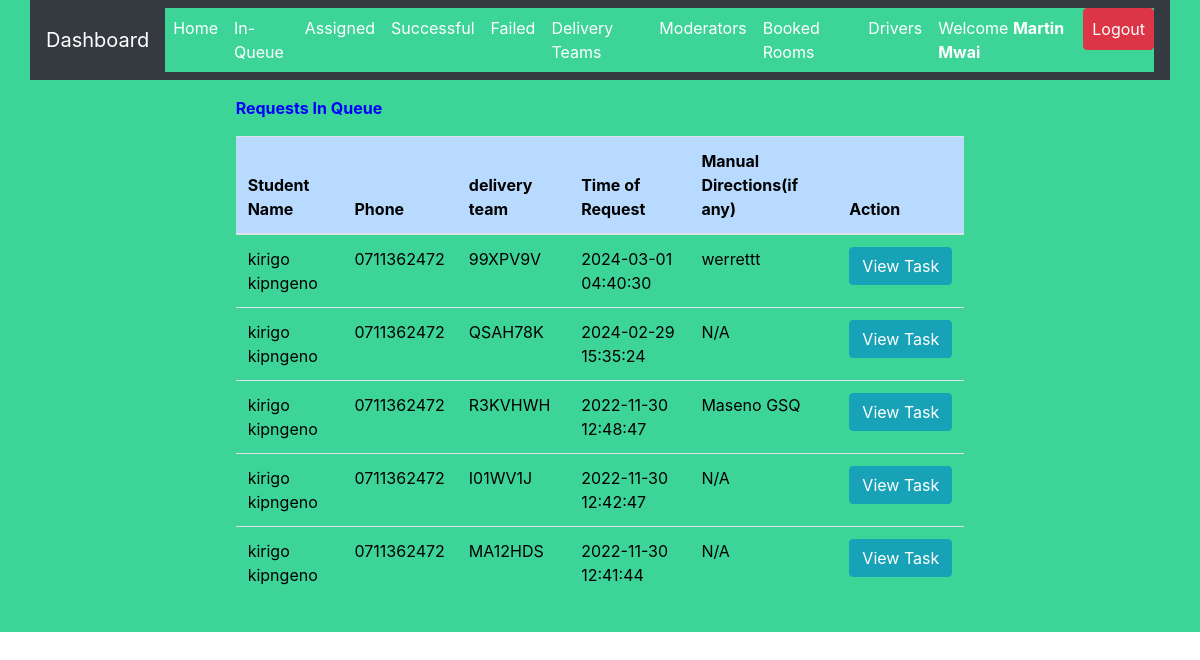
/admin/inqueue.php (signed in), run on an earlier commit of the app's database.
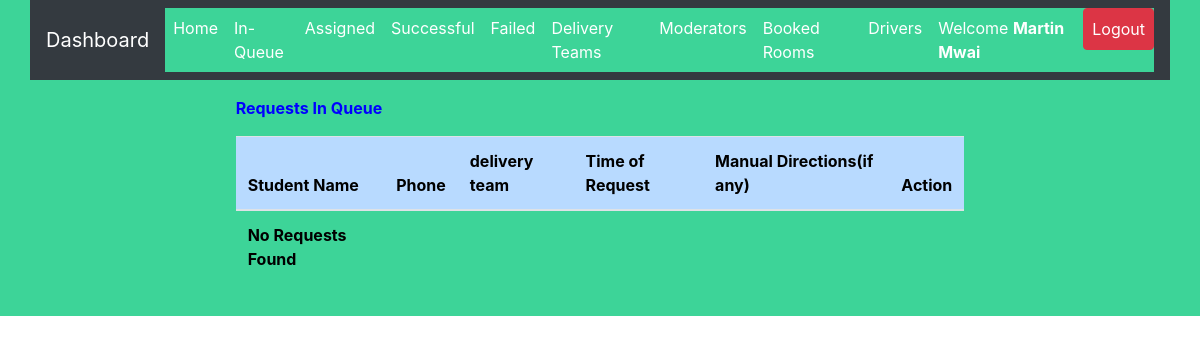
And on a later commit of the database.
### tables this page shows
CREATE TABLE `request_status` (
  `id` int(20) NOT NULL,
  `orderID` varchar(50) NOT NULL,
  `ip_address` varchar(100) NOT NULL,
  `request_latitude` varchar(50) NOT NULL DEFAULT '0',
  `request_longitude` varchar(50) NOT NULL DEFAULT '0',
  `status` varchar(50) DEFAULT 'Pending',
  `food_type` varchar(50) NOT NULL,
  `manual_directions` varchar(500) DEFAULT 'N/A',
  `food_description` varchar(255) DEFAULT 'No Description',
  `admNo` varchar(255) NOT NULL,
  `timestamp` datetime NOT NULL DEFAULT CURRENT_TIMESTAMP
);

CREATE TABLE `users_details` (
  `id` int(20) NOT NULL,
  `regNum` varchar(255) NOT NULL,
  `firstname` varchar(255) NOT NULL,
  `lastname` varchar(255) NOT NULL,
  `emailaddress` varchar(255) NOT NULL,
  `phonenumber` varchar(15) NOT NULL,
  `password` varchar(255) NOT NULL,
  `password_reset_token` varchar(500) DEFAULT NULL,
  `date` datetime NOT NULL DEFAULT CURRENT_TIMESTAMP
);

### admin/inqueue.php (the view, shortened to what this page needs)
<?php
include 'server.php';
$admin_id = $_SESSION['admin_id'];
$admin_fname = $_SESSION['admin_firstname'];
$admin_lname = $_SESSION['admin_lastname'];
$admin_name = $admin_fname. " ".$admin_lname;
?>
<!DOCTYPE html>
<html lang="en">
<head>
<?php include './includes/header.php'; ?>
</head>
  <body>
    <?php include './includes/navbar.php'; ?>
  <div class="row m-3">
<div class="col-md-2"></div>
    <div class="col-md-8">
<div class="table-responsive-lg">
    <table class="table" style='color:black'>
        <thead>
          <p  style='color:blue; font-weight:bold'>
          Requests In Queue
</p>
            <tr >
              <th scope="col" class="table-primary">Student Name</th>
              <th scope="col" class="table-primary">Phone</th>
              <th scope="col" class="table-primary">delivery team</th>
              <th scope="col" class="table-primary">Time of Request</th>
              <th scope="col" class="table-primary">Manual Directions(if any)</th>
              <th scope="col" class="table-primary">Action</th>
            </tr>
          </thead>
          <tbody>
    <?php
    if($admin_id){
        $data_fetch_query = "SELECT request_status.id, request_status.orderID,request_status.manual_directions,request_status.status,request_status.food_description,
        request_status.admNo,request_status.timestamp,users_details.regNum,users_details.regNum,
        users_details.firstname,users_details.lastname,users_details.phonenumber
        FROM request_status
        INNER JOIN users_details ON request_status.admNo = users_details.regNum  WHERE request_status.status ='Pending' order by request_status.timestamp DESC;";
        $data_result = mysqli_query($db, $data_fetch_query);
        if ($data_result->num_rows > 0){
            while($row = $data_result->fetch_assoc()) {
            $order_code=$row["orderID"];
            $request_status=$row["status"];
            $name=$row["firstname"] ." ".$row["lastname"];
            $phone=$row["phonenumber"];
            $description=$row["food_description"];
        echo "<tr style='font-weight:normal'> <td>" .$row["firstname"]." ".$row["lastname"]. "</td>";
        echo "<td>" .$row["phonenumber"]."</td>";
        echo "<td>" .$row["orderID"]."</td>";
        echo "<td>" .$row["timestamp"]."</td>";
        echo "<td>" .$row["manual_directions"]."</td>";
        echo "<td>
        <form method ='POST' action='server.php'>
        <input  type='text' hidden name='order_code' value='$order_code'>
        <input type='submit'  data-description ='$description' data-adminname='$admin_name' data-adminid='$admin_id' data-ordercode='$order_code' data-name='$name' data-phone='$phone' data-status='$request_status' value='View Task' id='view_task_button' class='btn btn-info taskViewButton'>
        </form>
        </td> </tr>";
        }
        }else{
        echo "<td>"."No Requests Found"."</td>";
        }
        } else{
            echo "<td>"."No Data Found"."</td>";
        }
?>
          </tbody>
    </table>
  </div>
  </div>
  <div class="col-md-2"></div>
</div>
<div class="row">
  <div class="col-md-3"></div>
  <div class="col-md-6">
  </div>
  <div class="col-md-3"></div>
</div>
  </body>
</html>

What changed in the data, as far as the page shows it:
removed request_status: admNo.firstname "kirigo", admNo.lastname "kipngeno", admNo.phonenumber "0711362472", orderID "99XPV9V", timestamp "2024-03-01 04:40:30", manual_directions "werrettt"
removed request_status: admNo.firstname "kirigo", admNo.lastname "kipngeno", admNo.phonenumber "0711362472", orderID "QSAH78K", timestamp "2024-02-29 15:35:24", manual_directions "N/A"
removed request_status: admNo.firstname "kirigo", admNo.lastname "kipngeno", admNo.phonenumber "0711362472", orderID "R3KVHWH", timestamp "2022-11-30 12:48:47", manual_directions "Maseno GSQ"
removed request_status: admNo.firstname "kirigo", admNo.lastname "kipngeno", admNo.phonenumber "0711362472", orderID "I01WV1J", timestamp "2022-11-30 12:42:47", manual_directions "N/A"
removed request_status: admNo.firstname "kirigo", admNo.lastname "kipngeno", admNo.phonenumber "0711362472", orderID "MA12HDS", timestamp "2022-11-30 12:41:44", manual_directions "N/A"
Also different on the page:
text now shown: "No Requests Found"
